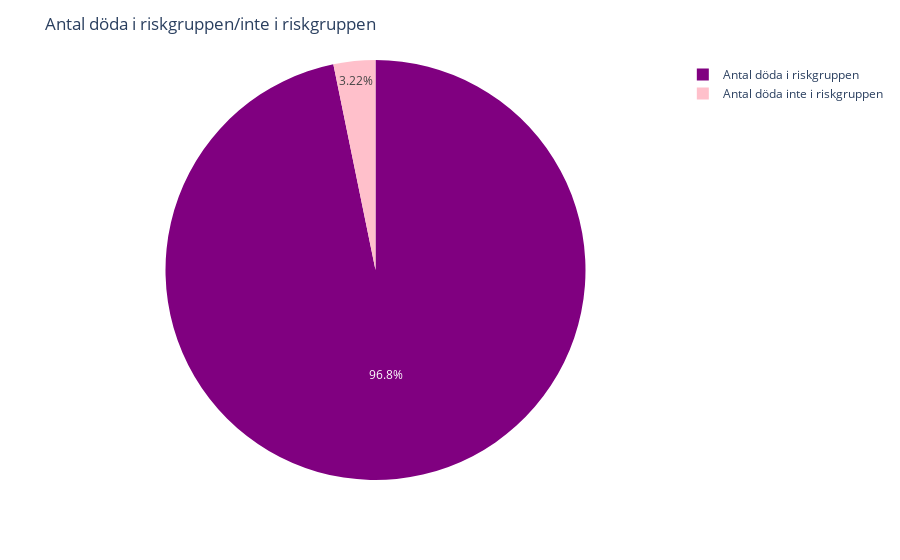

Notebook code for this chart:
### Code cell
import pandas as pd
import plotly.express as px

#Läser in filen som behövs
ålder_df = pd.read_csv("National_Total_Deaths_by_Age_Group.csv")

antal = [ålder_df.head(6)["Total_Deaths"].sum(), ålder_df.iloc[6:10]["Total_Deaths"].sum()]
labels = ["Antal döda inte i riskgruppen", "Antal döda i riskgruppen"]

#Skapar ett cirkelndiagram med hur många som dött i riskgruppen och antalet som dött inte i riskgruppen
fig = px.pie(ålder_df, values=antal, names=labels, color=labels, color_discrete_map={"Antal döda inte i riskgruppen":"pink",
"Antal döda i riskgruppen":"purple"}) #Ändrar färg på delarna

fig.update_layout(
    title="Antal döda i riskgruppen/inte i riskgruppen", #Ger diagrammet en titel
)
fig.show()

### Figure 1 — Plotly figure (JSON) as saved in the notebook; plotly's stock layout.template omitted (floating-point values rounded to 4 significant figures)
{"data": [{"customdata": [["Antal döda inte i riskgruppen"], ["Antal döda i riskgruppen"]], "domain": {"x": [0, 1], "y": [0, 1]}, "hovertemplate": "label=%{label}<br>value=%{value}<br>color=%{customdata[0]}<extra></extra>", "labels": ["Antal döda inte i riskgruppen", "Antal döda i riskgruppen"], "legendgroup": "", "marker": {"colors": ["pink", "purple"]}, "name": "", "showlegend": true, "type": "pie", "values": [400, 12028]}], "layout": {"legend": {"tracegroupgap": 0}, "margin": {"t": 60}, "title": {"text": "Antal döda i riskgruppen/inte i riskgruppen"}}}
